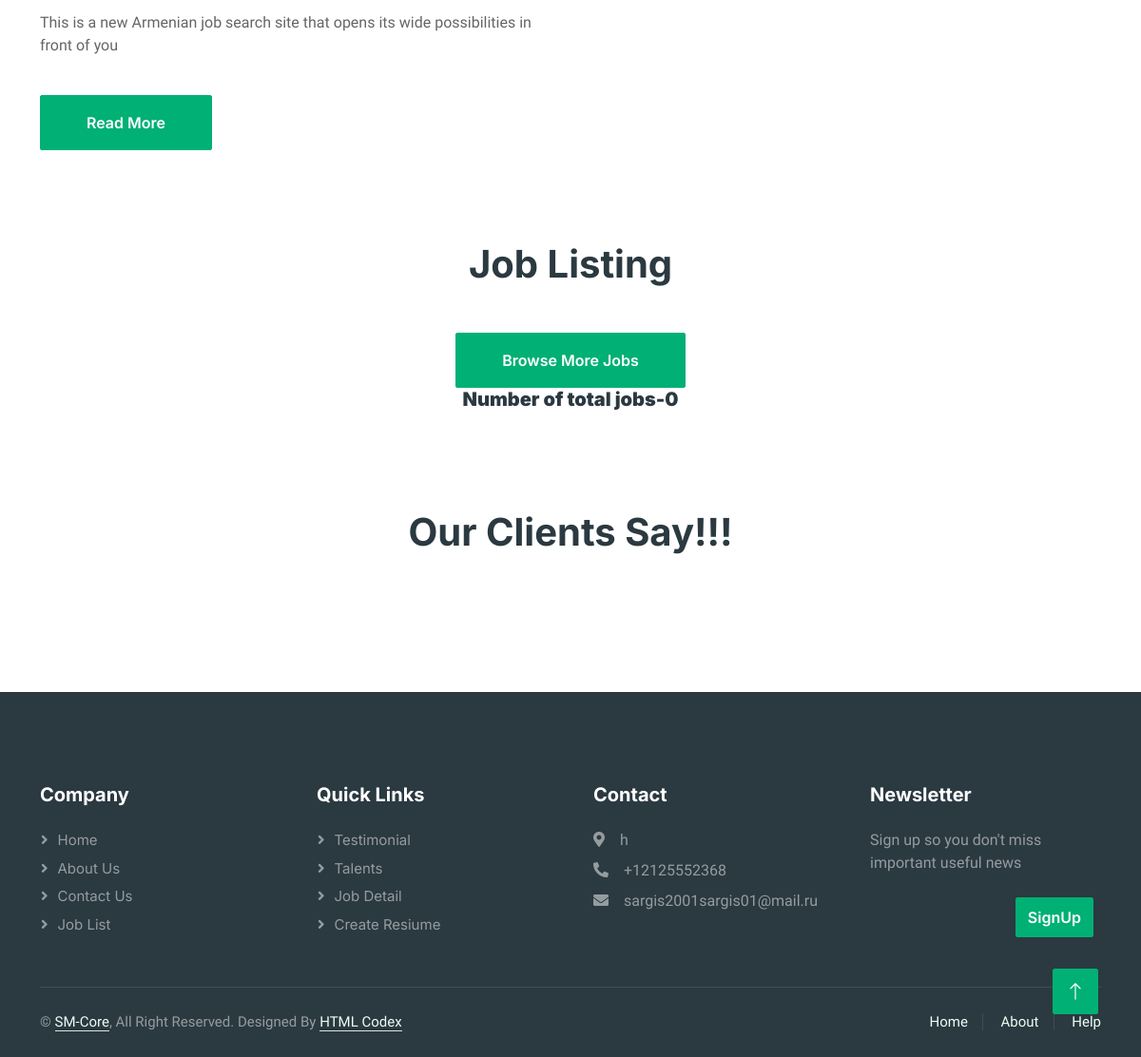
The app's page / (lower part), older data.
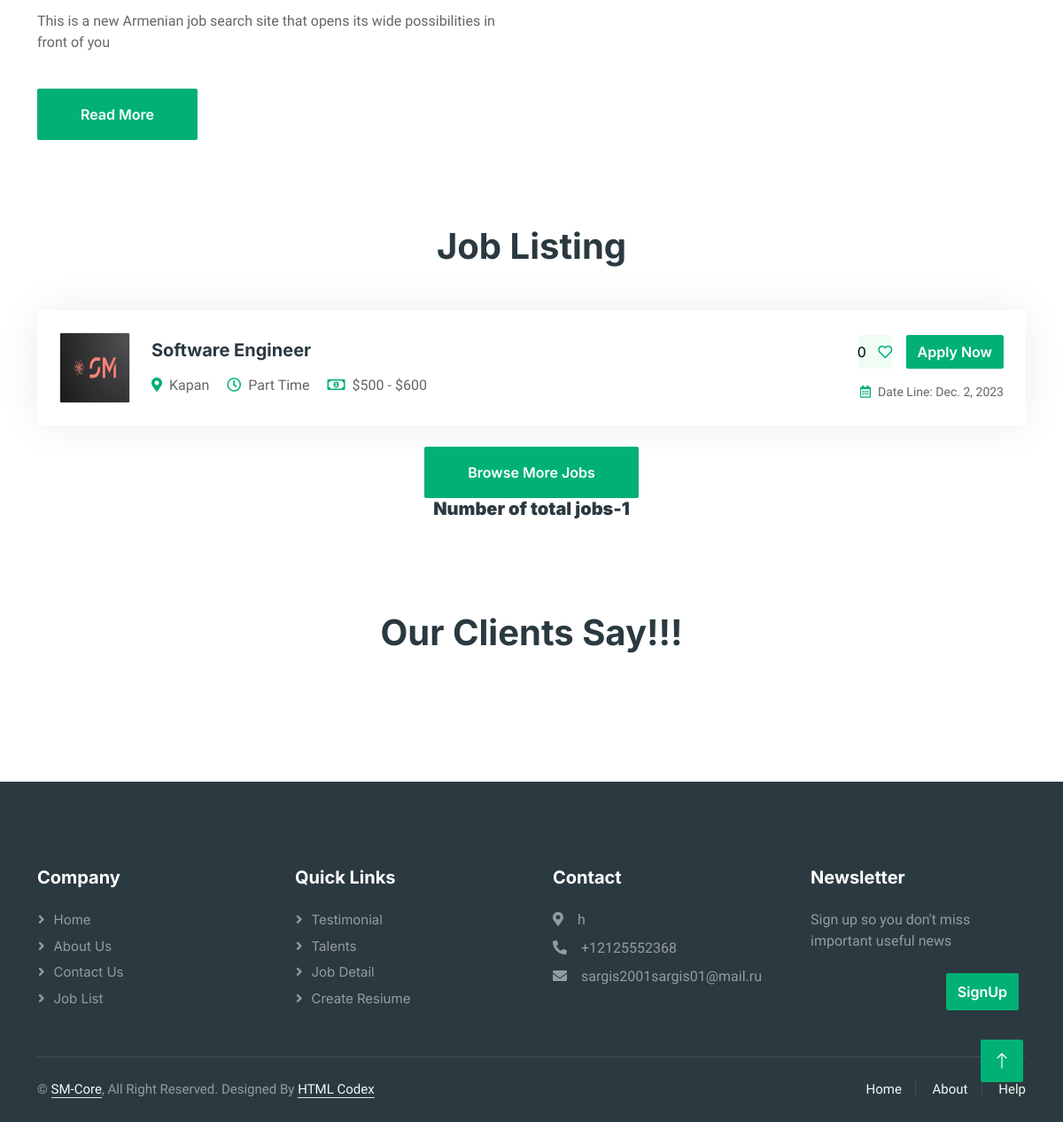
The same page, newer data.
### main/models.py (models this page shows, shortened)
class JobCreate(models.Model):
    Full_time='Full Time'
    Part_time='Part Time'
    timetype=[
        ('Full Time',Full_time),
        ('Part Time',Part_time),
    ]
    Marketing = 'Marketing'
    Customer_Service = 'Customer Service'
    Human_Resource = 'Human Resource'
    Project_Management = 'Project Management'
    Business_Development = 'Business Development'
    Sales_and_Communication = 'Sales & Communication'
    Teaching_and_Education = 'Teaching & Education'
    Design_and_Creative = 'Design & Creative'
    category = [
        ('Marketing', 'Marketing'),
        ('Customer Service', 'Customer Service'),
        ('Human Resource', 'Human Resource'),
        ('Project Management', 'Project Management'),
        ('Business Development', 'Business Development'),
        ('Sales_and Communication', 'Sales & Communication'),
        ('Teaching and Education', 'Teaching & Education'),
        ('Design and Creative', 'Design & Creative'),
    ]
    proff=models.CharField('Job title',max_length=255)
    location=models.CharField('Location',max_length=55)
    jobtime=models.CharField('Job Time',choices=timetype,max_length=50)
    min_salary=models.IntegerField('Min salary')
    max_salary=models.IntegerField('Max salary')
    dt=models.DateField(auto_now_add=True)
    img=models.ImageField('Imagers',upload_to='Jobs_media')
    categories=models.CharField('Category',choices=category,max_length=50,blank=True)
    discription=models.TextField('Job description',null=True)
    responsibility=models.TextField('Responsibility',null=True)
    qualifications=models.TextField('Qualifications',null=True)
    about_company=models.TextField('Company Detail',null=True)
    email=models.EmailField('Email',null=True)
    likes=models.IntegerField(default=0,blank=True)
    savec=models.IntegerField(default=0,blank=True)
    dissave=models.BooleanField(default=True,blank=True)
    class Meta:
        verbose_name='Job Create'
        verbose_name_plural='Job Create'

### main/views.py (the view)
# urls.py: path('',HomeListView.as_view(),name='home'),
class HomeListView(ListView):
    template_name='index.html'
    def get(self,request):
        homecarousel=HomeCarousel.objects.all()
        jobcreate=JobCreate.objects.all().order_by('-likes')
        ourcleint=Testimonial.objects.filter(id__in=[1,2,3,4,5,6])
        homeabout=HomeAbout.objects.get()
        maincategories=MainCategories.objects.all()
        contactus=ContactUs.objects.get()
        context={
            'link':'home',
            'ourcleint':ourcleint,
            'homecarousel':homecarousel,
            'jobcreate':jobcreate,
            'homeabout':homeabout,
            'maincategories':maincategories,
            'contactus':contactus
                }
        return render(request,self.template_name,context)

### main/Templates/index.html (shortened to what the changed rows need)
{% extends 'base.html' %}
    {% block content %}
        <div class="container-xxl py-5">
            <div class="container">
                <h1 class="text-center mb-5 wow fadeInUp" data-wow-delay="0.1s">Job Listing</h1>
                <div class="tab-class text-center wow fadeInUp" data-wow-delay="0.3s">
                    <div class="tab-content">
                        <div id="tab-1" class="tab-pane fade show p-0 active">
                            {% for i in jobcreate %}
                            <div class="job-item p-4 mb-4">
                                <div class="row g-4">
                                    <div class="col-sm-12 col-md-8 d-flex align-items-center">
                                        <img class="flex-shrink-0 img-fluid border rounded" src="{{ i.img.url }}" alt="" style="width: 80px; height: 80px;">
                                        <div class="text-start ps-4">
                                            <h5 class="mb-3">{{ i.proff }}</h5>
                                            <span class="text-truncate me-3"><i class="fa fa-map-marker-alt text-primary me-2"></i>{{ i.location }}</span>
                                            <span class="text-truncate me-3"><i class="far fa-clock text-primary me-2"></i>{{ i.jobtime }}</span>
                                            <span class="text-truncate me-0"><i class="far fa-money-bill-alt text-primary me-2"></i>${{ i.min_salary }} - ${{ i.max_salary }}</span>
                                        </div>
                                    </div>
                                    <div class="col-sm-12 col-md-4 d-flex flex-column align-items-start align-items-md-end justify-content-center">
                                        <div class="d-flex mb-3">
                                            {% if user.is_authenticated %}
                                            <a  class="btn btn-light btn-square me-3" href="{% url 'like' jobcreate_id=i.id %}">{{ i.likes }}&nbsp;&nbsp;&nbsp;<i class="far fa-heart text-primary"></i></a>
                                            {% if i.dissave %}
                                            <a  class="btn btn-primary" href="{% url 'saves' i.id %}">Save</a>&nbsp;
                                            {% else %}
                                            <a style="color: rgb(0, 0, 0);" class="btn btn-primary" href="{% url 'saves' i.id %}">delete saved</a>&nbsp;
                                            {% endif %}
                                            {% else %}
                                            <a  class="btn btn-light btn-square me-3" href="{% url 'login' %}">{{ i.likes }}&nbsp;&nbsp;&nbsp;<i class="far fa-heart text-primary"></i></a>
                                            {% endif %}
                                            <a class="btn btn-primary" href="{% url 'detail' i.id %}">Apply Now</a>
                                        </div>
                                        <small class="text-truncate"><i class="far fa-calendar-alt text-primary me-2"></i>Date Line: {{ i.dt }}</small>
                                    </div>
                                </div>
                            </div>
                            {% endfor %}
                        </div>
                    </div>
                    <h5><b>Number of total jobs-{{ jobcreate | length }} </b><br></h5>
                </div>
            </div>
        </div>
        <div class="container-xxl py-5 wow fadeInUp" data-wow-delay="0.1s">
            <div class="container">
                <h1 class="text-center mb-5">Our Clients Say!!!</h1>
            </div>
        </div>
    {% endblock %}

Row changes from the older to the newer data that the page shows:
added JobCreate: img (picture), proff "Software Engineer", location "Kapan", jobtime "Part Time", min_salary "500", max_salary "600", likes "0", dt "Dec. 2, 2023"
Text that changed along with them:
{{ jobcreate | length }}: "0" → "1"
